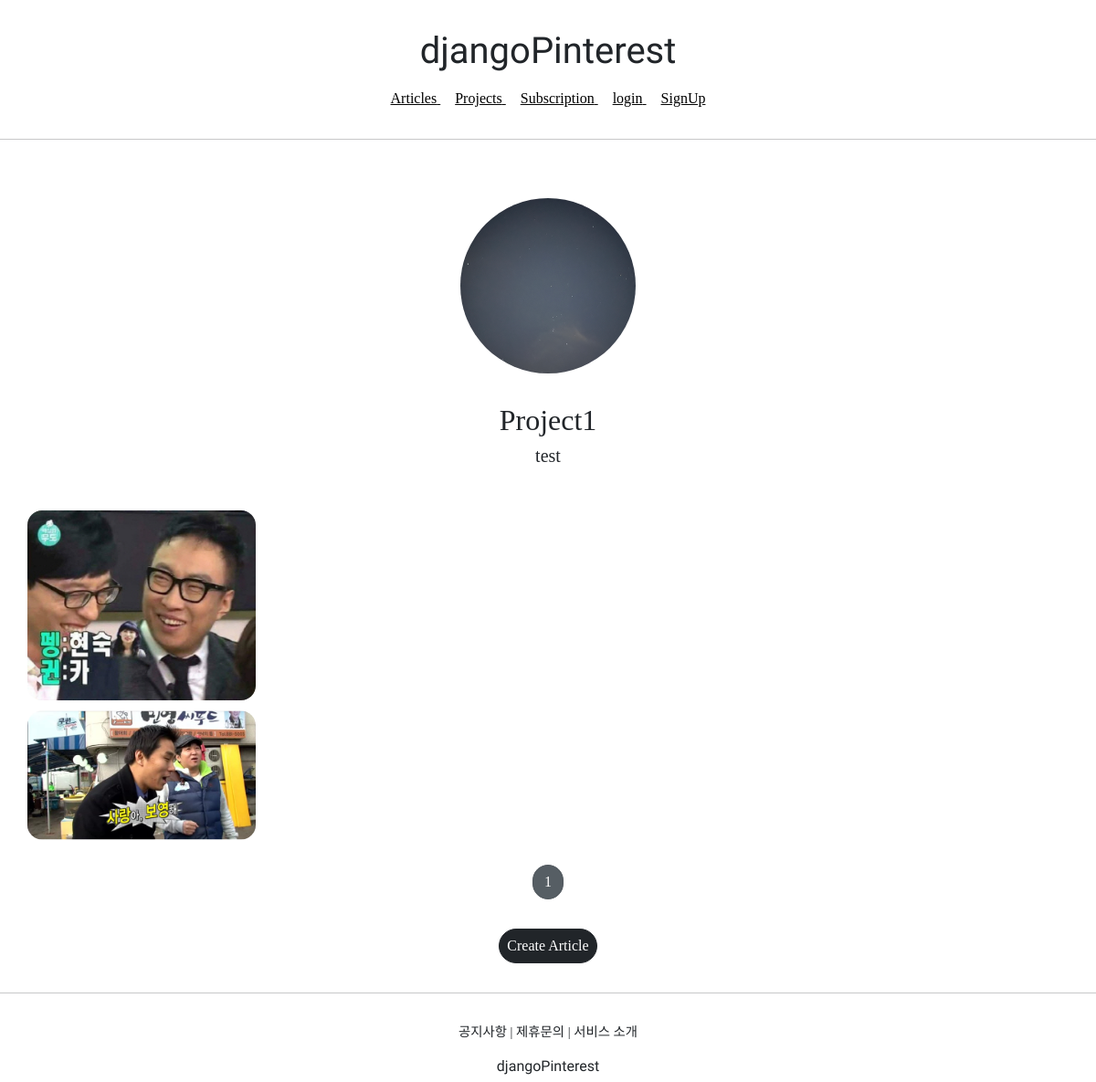
The page /projects/detail/1 on the database its author committed.
### projectapp/models.py (models this page shows, shortened)
class Project(models.Model):
    image = models.ImageField(upload_to='project/', null=False)
    title = models.CharField(max_length=20, null=False)
    description = models.CharField(max_length=200, null=True)
    created_at = models.DateTimeField(auto_now=True)

### articleapp/models.py (models this page shows)
class Article(models.Model):
    writer = models.ForeignKey(User, on_delete=models.SET_NULL, related_name='article', null=True)
    project = models.ForeignKey(Project, on_delete=models.SET_NULL, related_name='article', null=True)
    title = models.CharField(max_length=200, null=True)
    image = models.ImageField(upload_to='article/', null=False)
    content = models.TextField(null=True)
    created_at = models.DateField(auto_created=True, null=True)

### projectapp/views.py (the view)
# urls.py: path('detail/<int:pk>', ProjectDetailView.as_view(), name='detail'),
class ProjectDetailView(DetailView, MultipleObjectMixin):
    model = Project
    context_object_name = 'target_project'
    template_name = 'projectapp/detail.html'
    paginate_by = 25
    def get_context_data(self, **kwargs):
        project = self.object
        user = self.request.user
        if user.is_authenticated:
            subscription = Subscription.objects.filter(user=user, project=project)
        else:
            subscription = None
        object_list = Article.objects.filter(project=self.get_object())
        return super(ProjectDetailView, self).get_context_data(object_list=object_list,
                                                                subscription=subscription,
                                                                **kwargs)

### projectapp/templates/projectapp/detail.html (shortened to what this page needs)
{% extends 'base.html' %}
{% block content %}
    <div>
        <div style="text-align: center; max-width: 700px; margin: 4rem auto 1.5rem auto;">
            <img src="{{ target_project.image.url }}" alt=""
                style="height: 12rem; width: 12rem; border-radius: 20rem; margin-bottom: 2rem; object-fit: cover;">
            <h2 style="font-family: 'NanumSquareOTF_acB'">
                {{ target_project.title }}
            </h2>
            <h5 style="margin-bottom: 3rem;">
                {{ target_project.description }}
            </h5>
        </div>
        <div>
            {% include 'snippets/list_project.html' with article_list=object_list %}
        </div>
    </div>
{% endblock %}

### templates/snippets/list_project.html (shortened to what this page needs)
{% load static %}
    {% if article_list %}
    <div class="container">
        {% for article in article_list %}
        <a href="{% url 'articleapp:detail' pk=article.pk %}">
            {% include 'snippets/card.html' with article=article %}
        </a>
        {% endfor %}
    </div>
    {% else %}
    <div class="text-center">
        <h1>No Articles YET!</h1>
    </div>
    {% endif %}
    {% include 'snippets/pagination.html' with page_obj=page_obj %}
    <div style="text-align: center;">
        <a href="{%url 'articleapp:create' %}" class="btn btn-dark rounded-pill mt-3 mb-3 px-2">
            Create Article
        </a>
    </div>

### templates/snippets/card.html
<div>
    <img src="{{ article.image.url }}" alt="">
</div>

### static/base.css (style rules this page uses)
a { color: black; }

### templates/snippets/list_project.html (style rules this page uses)
.container { padding: 0; margin: 0, auto; }
.container a { width: 45%; max-width: 250px; }
.container div { width: 250px; display: flex; justify-content: center; align-items: center; border-radius: 1rem; }
.container img { width: 100%; border-radius: 1rem; }

### rows shown on the page
Project: image (picture), title "Project1", description "test"
Article: image (picture)
Article: image (picture)

### other values the page prints
{{ page_obj.number }} "1"
